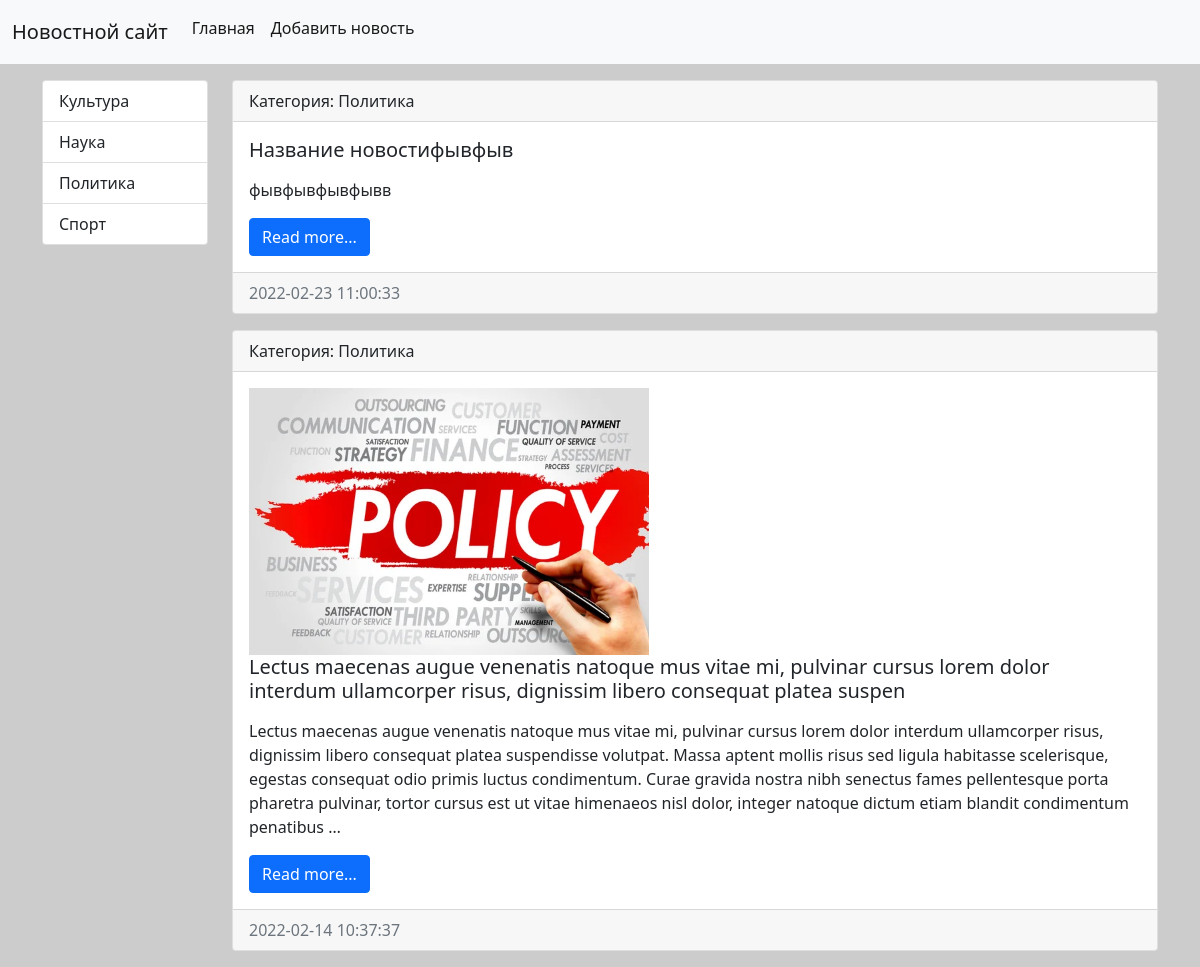
Screenshot of /category/3/ with the database file from the repository.
### news/models.py (models this page shows, shortened)
class Category(models.Model):
    title = models.CharField(max_length=150,
                             db_index=True,
                             verbose_name='Наименование')
    def get_absolute_url(self):
        return reverse('category', kwargs={'category_id': self.pk})
    def __str__(self):
        return self.title
    class Meta:
        verbose_name = 'Категория'
        verbose_name_plural = 'Категории'
        ordering = ['title']

class News(models.Model):
    title = models.CharField(max_length=150,
                             verbose_name='Наименование'
                             )
    content = models.TextField(blank=True,
                               verbose_name='Контент'
                               )
    created_at = models.DateTimeField(auto_now_add=True,
                                      verbose_name='Дата публикации'
                                      )
    updated_at = models.DateTimeField(auto_now=True,
                                      verbose_name='Изменено'
                                      )
    photo = models.ImageField(upload_to='photos/%Y/%m/%d/',
                              verbose_name='Фото',
                              blank=True
                              )
    is_published = models.BooleanField(default=True,
                                       verbose_name='Опубликовано'
                                       )
    category = models.ForeignKey('Category',
                                 on_delete=models.PROTECT,
                                 null=True,
                                 verbose_name='Категория'
                                 )
    def get_absolute_url(self):
        return reverse('news_view', kwargs={'news_id': self.pk})
    class Meta:
        verbose_name = 'Новость'
        verbose_name_plural = 'Новости'
        ordering = ['-created_at', 'title']

### news/views.py (the view)
# urls.py: path('category/<int:category_id>/', get_category, name='category'),
def get_category(request, category_id):
    news = News.objects.filter(category_id=category_id)
    category = Category.objects.get(pk=category_id)
    return render(request, 'news/category.html', {'news': news,
                                                  'category': category})

### news/templatetags/news_tags.py (called while the page is built)
@register.simple_tag(name="get_list_categories")
def get_categories():
    return Category.objects.all()

### news/templates/news/category.html (shortened to what this page needs)
{% extends 'base.html' %}
{% block sidebar %}
{% include 'inc/_sidebar.html'%}
{% endblock %}
{% block content %}
    {% for item in news %}
    <div class="card mb-3">
        <div class="card-header">
            Категория: {{ item.category }}
        </div>
        <div class="card-body">
            <div class="media">
                {% if item.photo %}
                <img src='{{ item.photo.url}}' alt="" width="400" class="mr-3">
                {% endif %}
                <div class="media-body">
                    <h5 class="card-title">{{ item.title }}</h5>
                    <p class="card-text">{{ item.content|safe|linebreaks|truncatewords:60 }}</p>
                    <a href="{{ item.get_absolute_url }}" class="btn btn-primary">Read more...</a>
                </div>
            </div>
        </div>
        <div class="card-footer text-muted">
            {{ item.created_at|date:"Y-m-d H:i:s" }}
        </div>
    </div>
    {% endfor %}
{% endblock %}

### templates/base.html (shortened to what this page needs)
{% load static %}
<!doctype html>
<html lang="en">
  <head>
    <link href="{% static 'bootstrap/css/bootstrap.min.css' %}" rel="stylesheet">
    <link href="{% static 'css/style.css' %}" rel="stylesheet">
  </head>
  <body>
  {% include 'inc/_nav.html' %}
  <div class="container mt-3">
      <div class="row">
          <div class="col-md-2">
              {% block sidebar %} Sidebar {% endblock %}
          </div>
          <div class="col-md-10">
              {% block content %} Content {% endblock %}
          </div>
      </div>
  </div>
  </body>
</html>

### templates/inc/_nav.html (shortened to what this page needs)
<nav class="navbar navbar-expand-lg navbar-light bg-light">
  <div class="container-fluid">
    <a class="navbar-brand" href="{% url 'home' %}">Новостной сайт</a>
    <div class="collapse navbar-collapse" id="navbarSupportedContent">
      <ul class="navbar-nav me-auto mb-2 mb-lg-2>
        <li class="nav-item">
          <a class="nav-link active" aria-current="page" href="{% url 'home' %}">Главная</a>
          <a class="nav-link active" aria-current="page" href="{% url 'add_news' %}">Добавить новость</a>
      </ul>
    </div>
  </div>
</nav>

### templates/inc/_sidebar.html
{% load news_tags %}
<div class="list-group">
    {% get_list_categories as categories%}
    {% for item in categories %}
    <a href="{{ item.get_absolute_url }}"
       class="list-group-item list-group-item-action"
       aria-current="true">{{ item.title }}
    </a>
    {% endfor %}
</div>
<br>

### rows the page displays
Category: title "Культура"
Category: title "Наука"
Category: title "Политика"
Category: title "Спорт"
News: category "Политика", title "Название новостифывфыв", content "фывфывфывфывв", created_at "2022-02-23 11:00:33"
News: category "Политика", photo (picture), title "Lectus maecenas augue venenatis natoque mus vitae mi, pulvinar cursus lorem dolor interdum ullamcorper risus, dignissim libero consequat platea suspen", content "Lectus maecenas augue venenatis natoque mus vitae mi, pulvinar cursus lorem dolor interdum ullamcorper risus, dignissim libero consequat platea suspendisse volutpat. Massa aptent mollis risus sed ligula habitasse scelerisque, egestas consequat odio primis luctus condimentum. Curae gravida nostra nibh senectus fames pellentesque porta pharetra pulvinar, tortor cursus est ut vitae himenaeos nisl dolor, integer natoque dictum etiam blandit condimentum penatibus …", created_at "2022-02-14 10:37:37"
